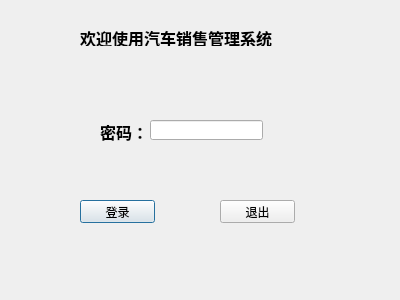
<?xml version="1.0" encoding="UTF-8"?>
<ui version="4.0">
 <class>LoginDialog</class>
 <widget class="QDialog" name="LoginDialog">
  <property name="geometry">
   <rect>
    <x>0</x>
    <y>0</y>
    <width>400</width>
    <height>300</height>
   </rect>
  </property>
  <property name="windowTitle">
   <string>Dialog</string>
  </property>
  <property name="styleSheet">
   <string notr="true">image: url(:/1425439466729.jpg);</string>
  </property>
  <widget class="QLineEdit" name="pwdLineEdit">
   <property name="geometry">
    <rect>
     <x>150</x>
     <y>120</y>
     <width>113</width>
     <height>20</height>
    </rect>
   </property>
   <property name="echoMode">
    <enum>QLineEdit::Password</enum>
   </property>
  </widget>
  <widget class="QLabel" name="label">
   <property name="geometry">
    <rect>
     <x>100</x>
     <y>122</y>
     <width>54</width>
     <height>20</height>
    </rect>
   </property>
   <property name="font">
    <font>
     <pointsize>12</pointsize>
     <weight>75</weight>
     <bold>true</bold>
    </font>
   </property>
   <property name="text">
    <string>密码：</string>
   </property>
  </widget>
  <widget class="QLabel" name="label_2">
   <property name="geometry">
    <rect>
     <x>80</x>
     <y>30</y>
     <width>211</width>
     <height>16</height>
    </rect>
   </property>
   <property name="font">
    <font>
     <pointsize>12</pointsize>
     <weight>75</weight>
     <bold>true</bold>
    </font>
   </property>
   <property name="frameShadow">
    <enum>QFrame::Plain</enum>
   </property>
   <property name="text">
    <string>欢迎使用汽车销售管理系统</string>
   </property>
  </widget>
  <widget class="QPushButton" name="loginBtn">
   <property name="geometry">
    <rect>
     <x>80</x>
     <y>200</y>
     <width>75</width>
     <height>23</height>
    </rect>
   </property>
   <property name="autoFillBackground">
    <bool>false</bool>
   </property>
   <property name="styleSheet">
    <string notr="true"/>
   </property>
   <property name="text">
    <string>登录</string>
   </property>
  </widget>
  <widget class="QPushButton" name="quitBtn">
   <property name="geometry">
    <rect>
     <x>220</x>
     <y>200</y>
     <width>75</width>
     <height>23</height>
    </rect>
   </property>
   <property name="autoFillBackground">
    <bool>false</bool>
   </property>
   <property name="styleSheet">
    <string notr="true"/>
   </property>
   <property name="text">
    <string>退出</string>
   </property>
  </widget>
 </widget>
 <resources/>
 <connections/>
</ui>
